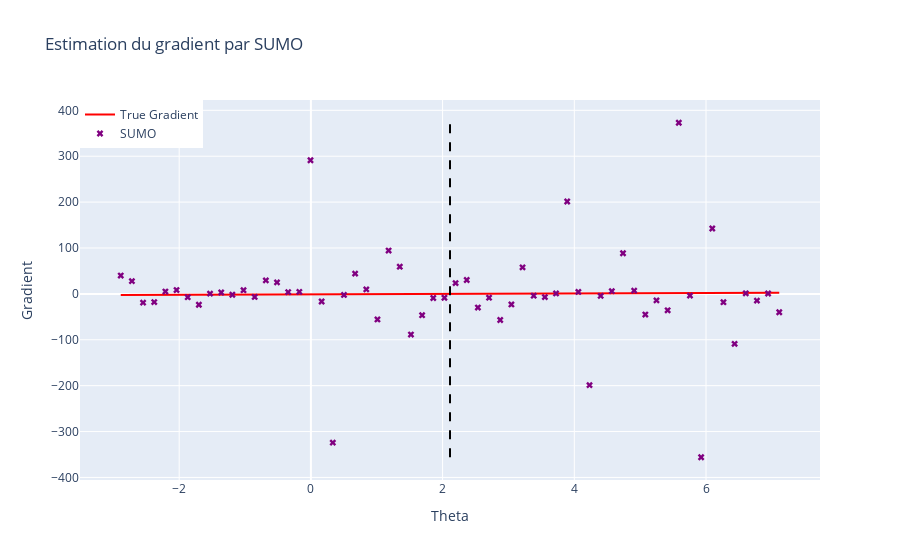

The cell this chart's notebook holds for it:
### Code cell
Code.plot_gradient(0.6, x, noised_A, noised_b, theta_true, 15, 'SUMO')
